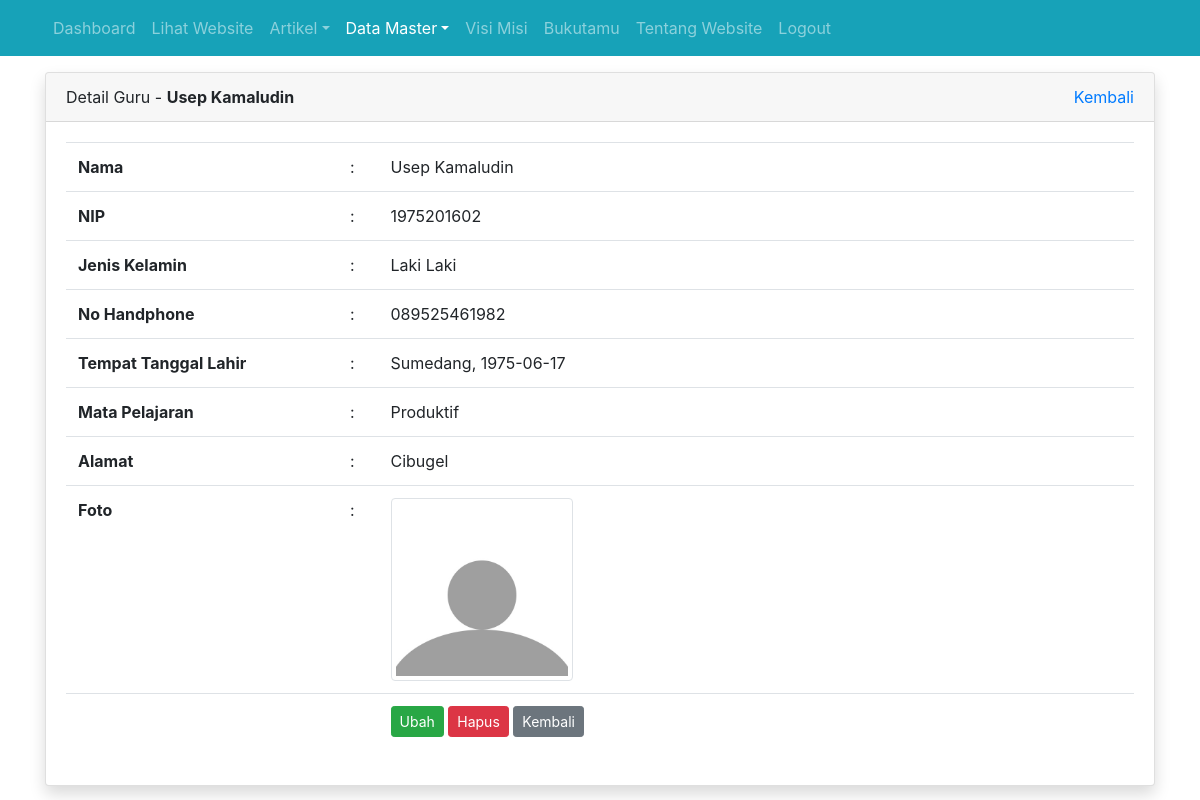
/admin/guru/detail.php?id=7 (signed in), run on the app's committed database.
### tables this page shows
CREATE TABLE `tbl_guru` (
  `id` int(11) NOT NULL,
  `nama` varchar(100) DEFAULT NULL,
  `nip` int(10) DEFAULT NULL,
  `jenis_kelamin` enum('L','P') DEFAULT NULL,
  `no_hp` varchar(12) DEFAULT NULL,
  `tempat_lahir` varchar(50) DEFAULT NULL,
  `tanggal_lahir` date DEFAULT NULL,
  `mata_pelajaran` varchar(50) DEFAULT NULL,
  `alamat` varchar(100) DEFAULT NULL,
  `foto` varchar(100) DEFAULT NULL
);

### admin/guru/detail.php (the view, shortened to what this page needs)
<?php
require_once '../../koneksi.php';
$id = $_GET['id'];
$query = mysqli_query($koneksi, "SELECT * FROM tbl_guru WHERE id = $id");
$row = mysqli_fetch_assoc($query);
?>
<!DOCTYPE html>
<html>
<head>
	<link rel="stylesheet" href="../../resources/datatables/datatables.min.css">
	<link rel="stylesheet" href="../../resources/css/bootstrap.min.css">
</head>
<body>
	<?php require_once '../navbar.php'; ?>
	<div class="container mt-3">
		<div class="row">
			<div class="col">
				<div class="card shadow">
					<div class="card-header">
						<div class="clearfix">
							<div class="float-left">
								Detail Guru - <strong><?= $row['nama'] ?></strong>
							</div>
							<div class="float-right">
								<a href="index.php">Kembali</a>
							</div>
						</div>
					</div>
					<div class="card-body">
						<table class="table table-stripped">
							<tr>
								<td><b>Nama</b></td>
								<td>:</td>
								<td><?= $row['nama'] ?></td>
							</tr>
							<tr>
								<td><b>NIP</b></td>
								<td>:</td>
								<td><?= $row['nip'] ?></td>
							</tr>
							<tr>
								<td><b>Jenis Kelamin</b></td>
								<td>:</td>
								<td>
									<?= $row['jenis_kelamin'] == 'L' ? 'Laki Laki' : '' ?>
								</td>
							</tr>
							<tr>
								<td><b>No Handphone</b></td>
								<td>:</td>
								<td><?= $row['no_hp'] ?></td>
							</tr>
							<tr>
								<td><b>Tempat Tanggal Lahir</b></td>
								<td>:</td>
								<td><?= $row['tempat_lahir'] ?>, <?= $row['tanggal_lahir'] ?></td>
							</tr>
							<tr>
								<td><b>Mata Pelajaran</b></td>
								<td>:</td>
								<td><?= $row['mata_pelajaran'] ?></td>
							</tr>
							<tr>
								<td><b>Alamat</b></td>
								<td>:</td>
								<td><?= $row['alamat'] ?></td>
							</tr>
							<tr>
								<td><b>Foto</b></td>
								<td>:</td>
								<td><img src="../../images/guru/<?= $row['foto'] ?>" alt="<?= $row['nama'] ?>" width="25%" class="img-thumbnail"></td>
							</tr>
							<tr>
								<td><b></td>
								<td></td>
								<td>
									<a href="ubah.php?id=<?= $row['id'] ?>" class="btn btn-success btn-sm">Ubah</a>
									<a href="hapus.php?id=<?= $row['id'] ?>" class="btn btn-danger btn-sm" onclick="return confirm('apakah anda yakin?')">Hapus</a>
									<a href="index.php" class="btn btn-secondary btn-sm">Kembali</a>
								</td>
							</tr>
						</table>
					</div>
				</div>
			</div>
		</div>
	</div>
</body>
</html>

### data on the page
tbl_guru: nama "Usep Kamaludin", nip "1975201602", no_hp "089525461982", tempat_lahir "Sumedang", tanggal_lahir "1975-06-17", mata_pelajaran "Produktif", alamat "Cibugel", foto (picture)
